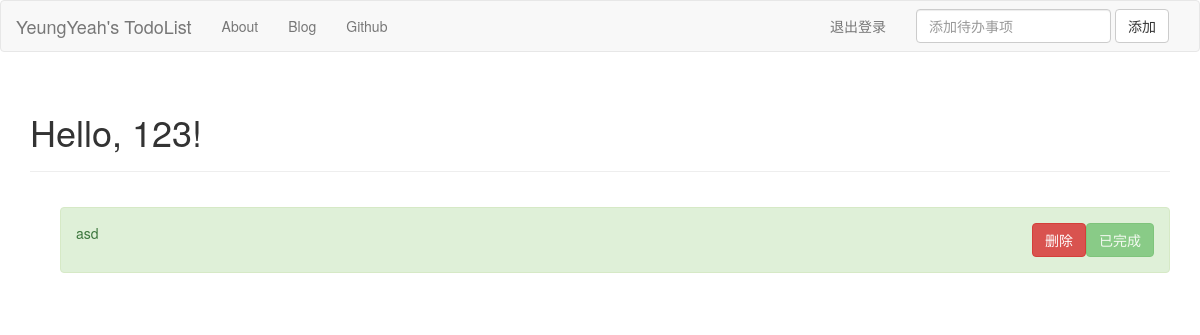
/ (signed in), run on an earlier commit of the app's database.
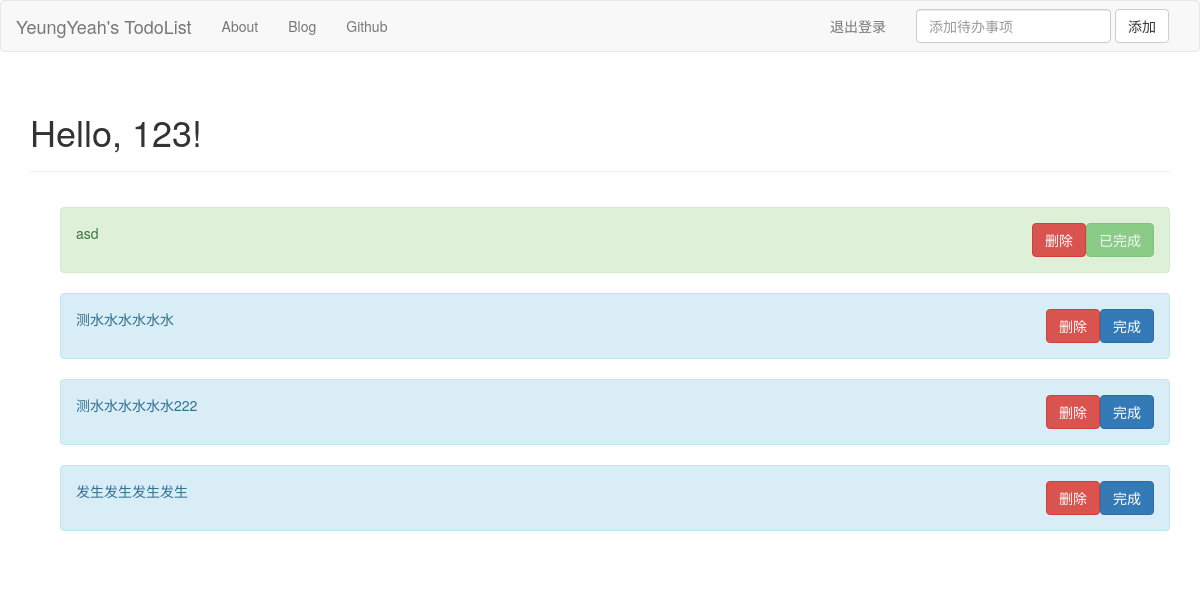
And on a later commit of the database.
### todolist.py (models this page shows, shortened)
class User(db.Model):
    __tablename__ = 'users'
    username = db.Column(db.String(30), primary_key=True)
    password = db.Column(db.String(20))
    tasks = db.relationship('Task', backref='user')

class Task(db.Model):
    __tablename__ = 'tasks'
    id = db.Column(db.Integer, autoincrement=True, primary_key=True)
    username = db.Column(db.String(30), db.ForeignKey('users.username'))
    content = db.Column(db.String(50))
    finished = db.Column(db.BOOLEAN, default=False)

### todolist.py (the view)
@app.route('/')
def index():
    if 'user' in session:
        user = User.query.get(session['user'])
        tasks = user.tasks
        return render_template('index.html', username=user.username, tasks=tasks)
    return render_template('index.html', form=UserForm())

### templates/index.html (shortened to what this page needs)
{% extends 'base.html' %}
{% import "bootstrap/wtf.html" as wtf %}
{% block page_content %}
<div class="page-header">
    <h1>Hello, {% if username %}{{ username }}{% else %}Stranger{% endif %}!</h1>
</div>
<div class="container">
    <div class="panel-body">
        {% for task in tasks %}
        <div class="alert alert-{% if task.finished %}success{% else %}info{% endif %}">
            <div class="row">
                <div class="col-md-10"> {{ task.content }}</div>
                <div class="col-md-2 ">
                    {% if task.finished %}
                        <a  class="btn btn-success pull-right" disabled>已完成</a>
                    {% else %}
                        <a  class="btn btn-primary pull-right" href="{{ url_for('done',id=task.id) }}">完成</a>
                    {% endif %}
                        <a  class="btn btn-danger pull-right" href="{{ url_for('delete',id=task.id) }}">删除</a>
                </div>
            </div>
        </div>
        {% endfor %}
    </div>
</div>
{% endblock %}

### templates/base.html (shortened to what this page needs)
{% extends "bootstrap/base.html" %}
{% block navbar %}
<nav class="navbar navbar-default">
  <div class="container-fluid">
    <div class="navbar-header">
      <a class="navbar-brand" href="#">YeungYeah's TodoList</a>
    </div>
    <div class="collapse navbar-collapse" id="bs-example-navbar-collapse-1">
      <ul class="nav navbar-nav">
      <li class=""><a href="http://scottyeung.top/about/">About </a></li>
        <li class=""><a href="http://scottyeung.top/">Blog </a></li>
        <li class=""><a href="https://github.com/yeung66">Github </a></li>
      </ul>
        {% if 'user' in session %}
      <form class="navbar-form navbar-right" action="{{ url_for('add_task') }}" method="post">
        <div class="form-group">
          <input type="text" class="form-control" placeholder="添加待办事项" name="content">
        </div>
        <button type="submit" class="btn btn-default">添加</button>
      </form>
      <ul class="nav navbar-nav navbar-right">
        <li><a href="{{url_for('logout')}}">退出登录</a></li>
      </ul>
        {% endif %}
    </div>
  </div>
</nav>
{% endblock %}
{% block content %}
<div class="container">
    {% block page_content %}{% endblock %}
</div>
{% endblock %}

What changed in the data, as far as the page shows it:
added Task: content "测水水水水水水"
added Task: content "测水水水水水水222"
added Task: content "发生发生发生发生"
